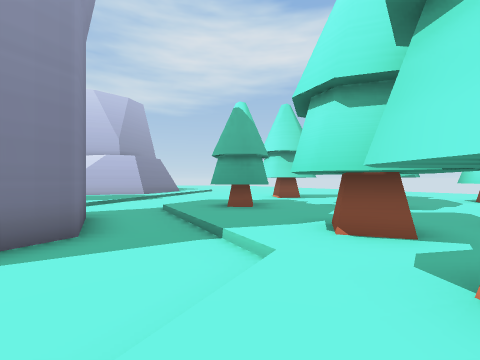
[1] (above)

24 first-person views from a walk through a scene from a Unity 3-D project. The camera is 1.4 m above the floor, looks level and sees 90° across. The floor is counted in squares, 2 m on a side. Each view is taken from the middle of a square. On the plan, view 1 faces up. The plan holds only what a view shows up to about 9 squares ahead; the rest is blank. The place goes on beyond the plan. The player character is not drawn. Some animated figures are not drawn. Some surface patterns are stand-ins.

[2]
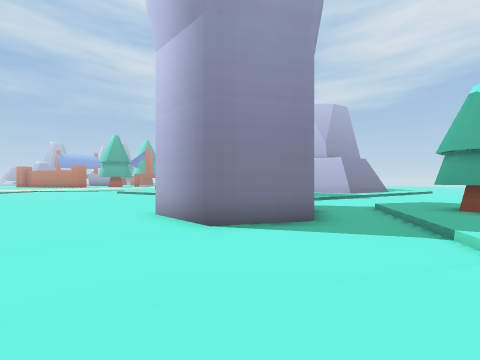

[3]
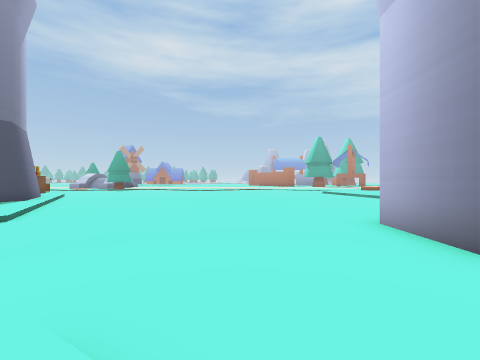

[4]
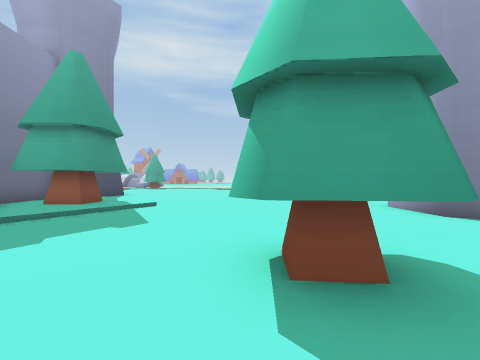

[5]
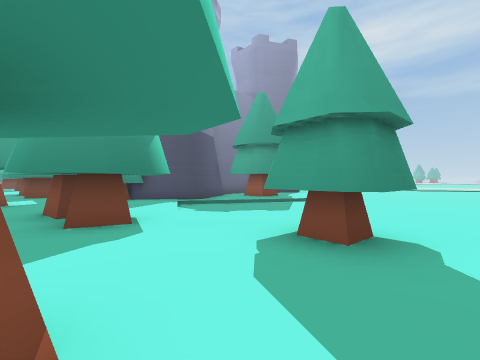

[6]
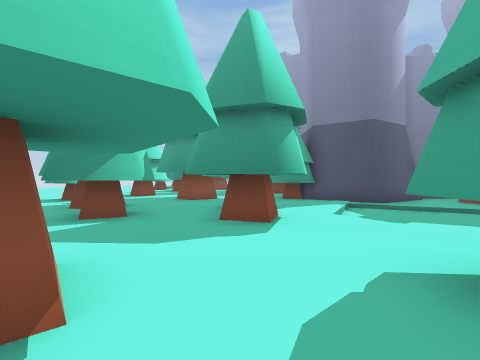

[7]
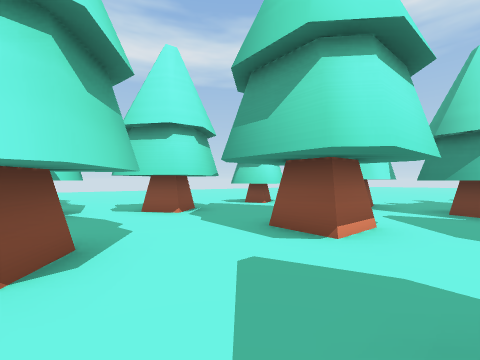

[8]
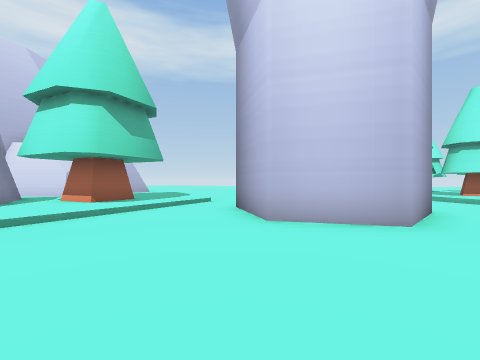

[9]
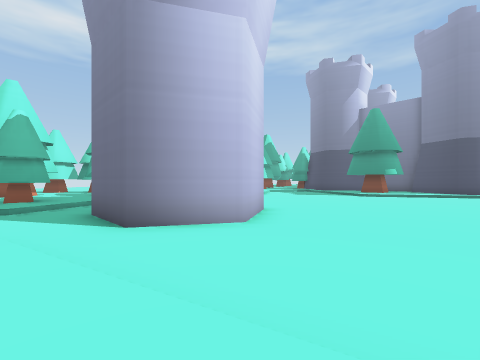

[10]
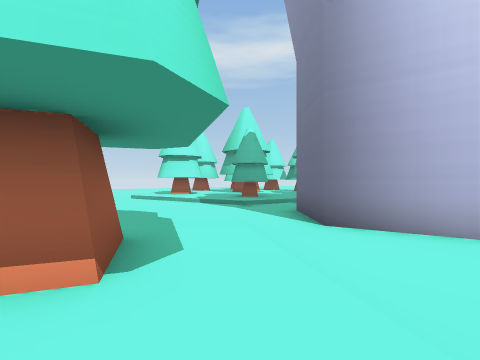

[11]
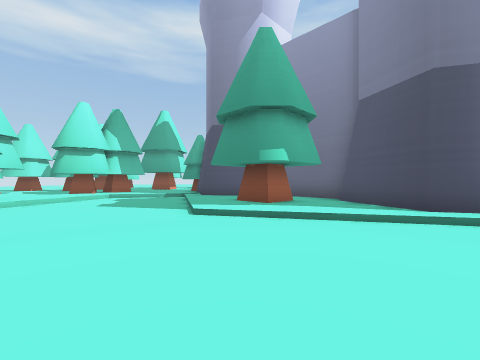

[12]
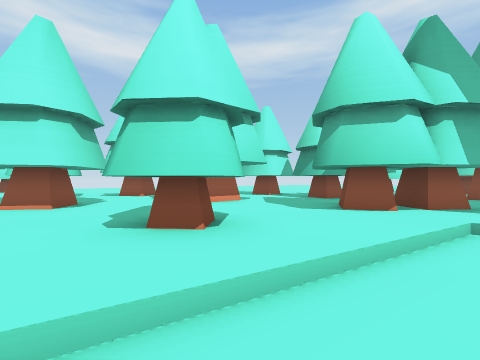

[13]
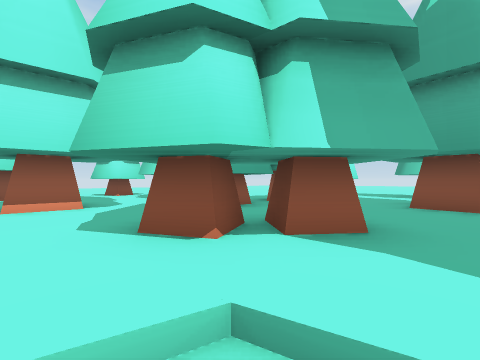

[14]
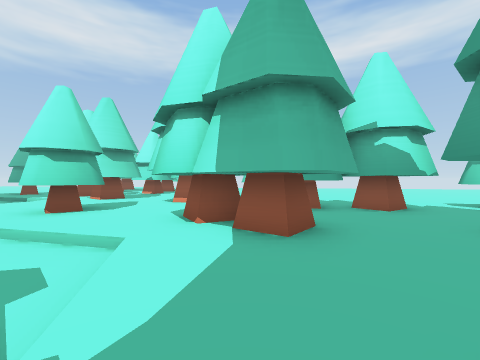

[15]
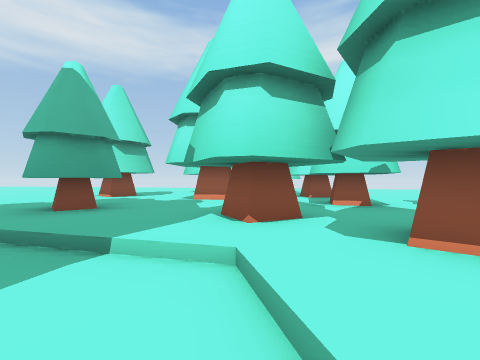

[16]
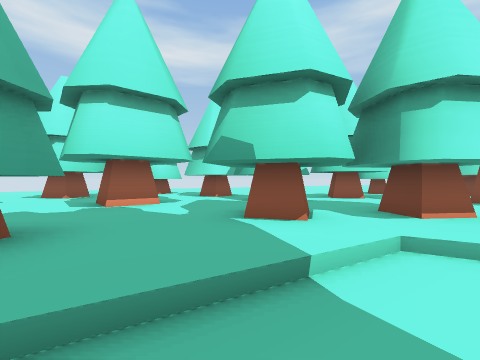

[17]
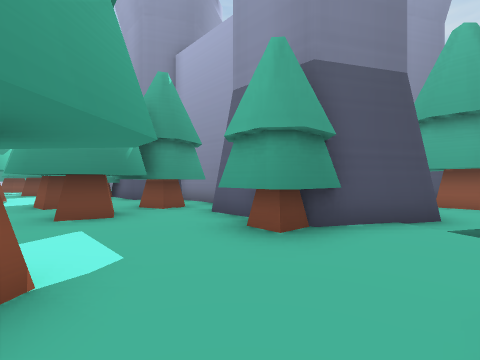

[18]
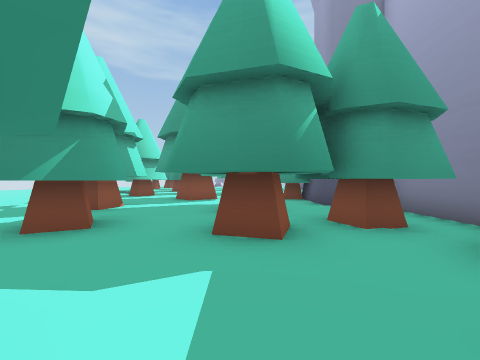

[19]
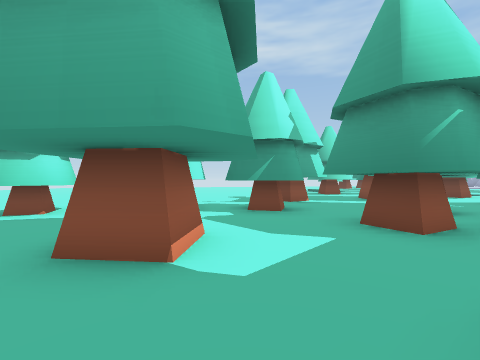

[20]
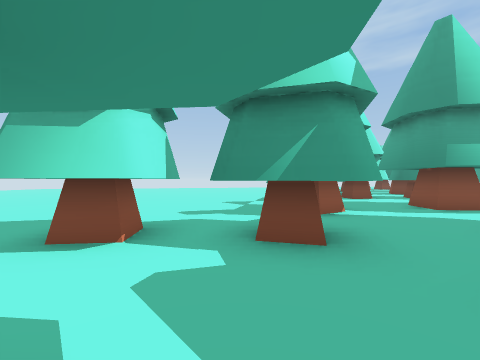

[21]
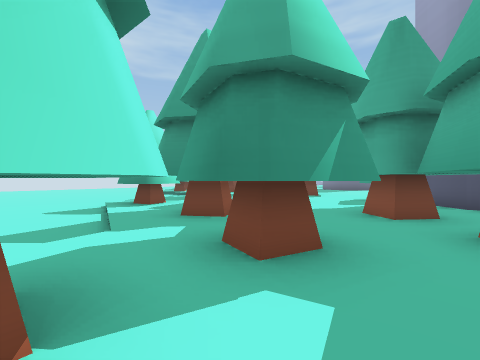

[22]
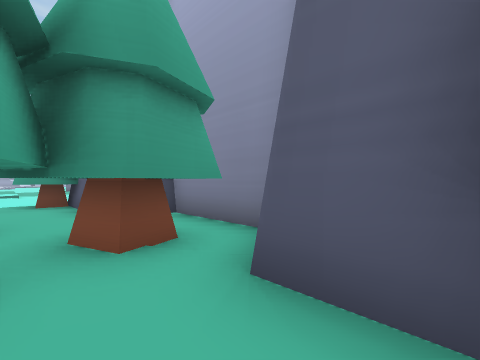

[23]
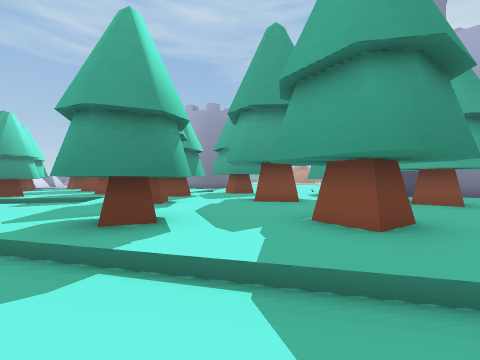

[24]
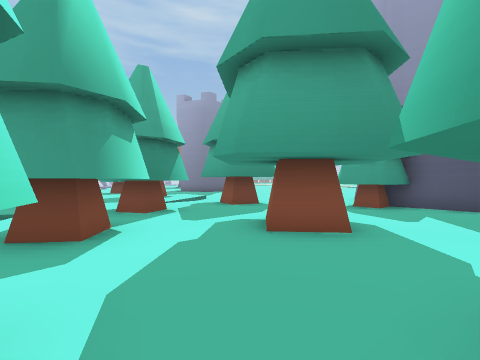

### Floor plan
Key: @ floor where view 1 was taken; # wall or solid block; x gap in a wall; . main floor; - floor 0.25 m lower than the main floor; / step, stairs or slope; T tower; H thing the floor can be seen under or through.
Columns run from 10 left of view 1 to 15 right of it. Each row starts with its distance up from view 1.
  9 #.##..---/. #..##./
  8  ..../---.........#
  7 ...///--/.#..##..##
  6 //------/.#...#...
  5 ----TTT--/......#
  4 ----T  T--.##..###/-
  3 ----T  T--/##.##./--
  2 ----TTT---/##..#./
  1 ----------.##..##
  0 ---------/@##..##./
 -1 ---------........##
 -2 --------/.#..##..##
 -3 --------/.#.....#.
 -4 ---------/......#
 -5 ----------.HHHHHH
 -6 ----//----/#H HH./
 -7 --/.../---.##H.H#./
 -8 /...#...//.....##./
 -9 ##.....##........##/
-10  ##...#####..##..##/ -
-11   #####  ##.....#../------
-12         ##......##/-------
-13         #HHHHHHH./--
-14         #HHHHHHH./----
-15         #. HHH.##/----
-16         #..HHH.##./---
-17          #..... #./---
-18          #.......##/---
-19          ##..##..# /----
-20          .......##./----
-21           ......##/-
-22           /##x##./--
-23             #. # /--
-24             //   /--
-25             /.    ./
-26                   x#

Positions as (right, up) in squares from view 1, and headings:
1: (0, 0), facing up
2: (0, -1), facing up-left
3: (-1, -1), facing left
4: (2, -3), facing left
5: (3, -1), facing down-left
6: (2, -1), facing down
7: (0, -1), facing right
8: (-10, 1), facing up-right
9: (-10, 7), facing down-right
10: (-10, 7), facing right
11: (-10, -3), facing down-right
12: (-3, -3), facing right
13: (-1, -6), facing right
14: (-1, -9), facing up-right
15: (-1, 1), facing up-right
16: (-2, 4), facing right
17: (3, -8), facing down-left
18: (2, -10), facing down
19: (1, -9), facing down-right
20: (3, -11), facing down-right
21: (5, -11), facing down
22: (1, -11), facing down-left
23: (9, -15), facing down-left
24: (7, -17), facing down-left
